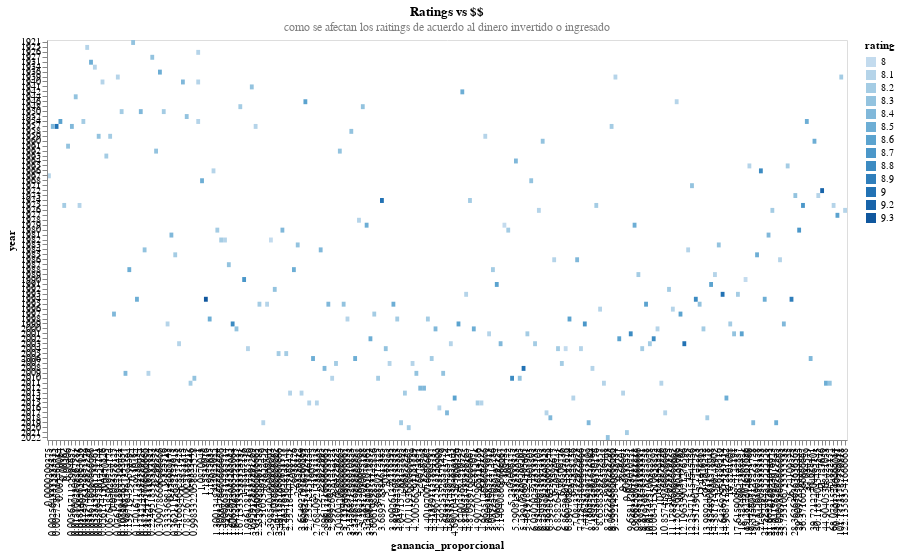

The code cell stored with this chart in its notebook:
### Code cell
alt.Chart(dataMovies).mark_rect().encode(
    alt.X('ganancia_proporcional:O'),
    alt.Y('year:O'),
    alt.Color('rating:O')
).properties(title={
    "text": ["Ratings vs $$"], 
    "subtitle": ["como se afectan los raitings de acuerdo al dinero invertido o ingresado"],
    "color": "black",
    "subtitleColor": "grey"},
             width=800, height=400)

### Figure 1 — Vega-Lite specification as saved in the notebook (floating-point values rounded to 4 significant figures; data arrays with more than 128 entries replaced by an {"elided": "..."} marker saying what was removed)
{"config": {"view": {"continuousWidth": 400, "continuousHeight": 300}}, "data": {"name": "data-5d8cb2e26fdc19b4d10057fc803ebf91"}, "mark": "rect", "encoding": {"color": {"field": "rating", "type": "ordinal"}, "x": {"field": "ganancia_proporcional", "type": "ordinal"}, "y": {"field": "year", "type": "ordinal"}}, "height": 400, "title": {"text": ["Ratings vs $$"], "subtitle": ["como se afectan los raitings de acuerdo al dinero invertido o ingresado"], "color": "black", "subtitleColor": "grey"}, "width": 800, "$schema": "https://vega.github.io/schema/vega-lite/v4.17.0.json", "datasets": {"data-5d8cb2e26fdc19b4d10057fc803ebf91": {"elided": "211 records"}}}
